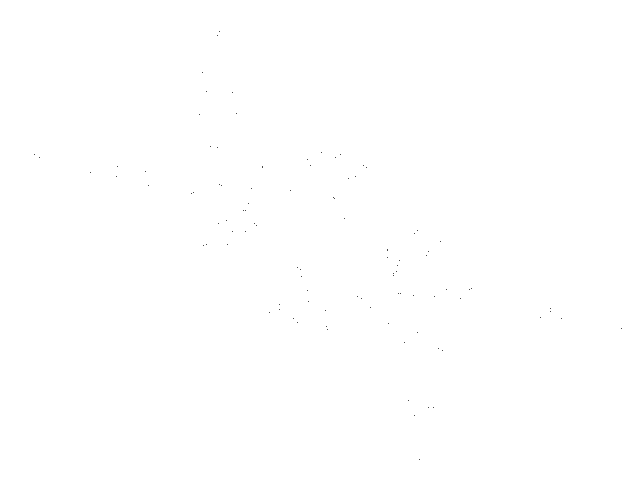
Frame 1 (no input)
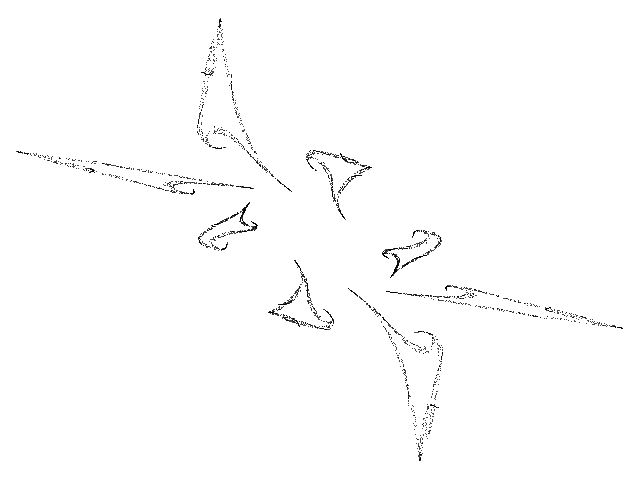
Frame 60 (the mouse pressed at the canvas centre just before this capture)
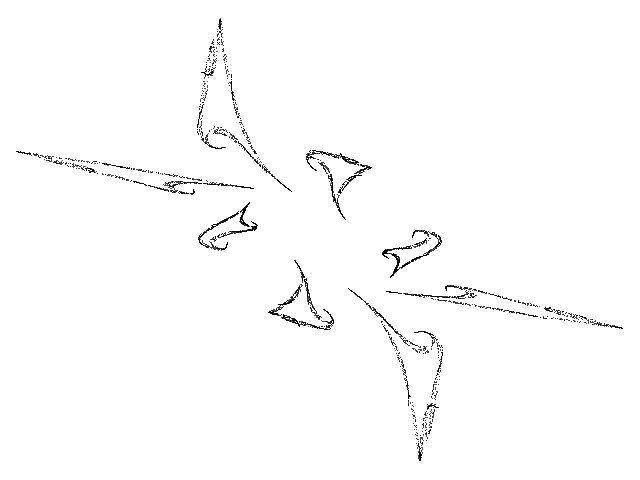
Frame 120 (the mouse held since frame 60 and released just before this capture)

The Processing sketch that drew these frames (run headless with seeded random() and noise(); from frame 60 on, the mouse is pressed at the canvas centre):

// Processing sketch: Flames
// ── Flames.pde
// Flames chaotic map //

  float x = 1;
  float y = 0.6;
  float a = 2.5;


void setup() {
  
  size(640, 480);
  background(255);
  
}

void draw() {
  
  for (int i=0;i<100;i++) {
    
    float nx = x;
    float ny = y;

    x = ((a * nx) / (1 + pow(ny,2))) - (ny / (1 + pow(nx,2)));
    y = nx;
  
    point(320+(48*x), 240+(35*y));
        
  }

}
